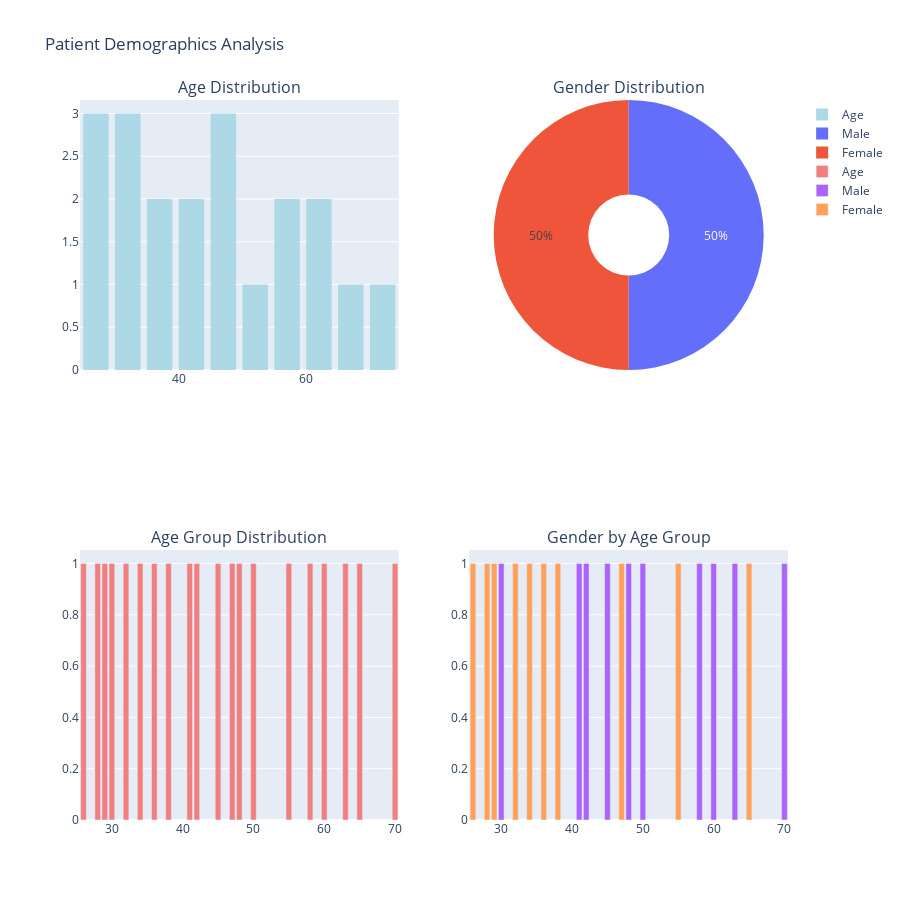

Notebook source saved alongside this figure:
### Code cell
# 4) Gender by Age Group
gender_age = df_clean.groupby(['Age', 'Gender']).size().reset_index(name='Count')
for gender in df_clean['Gender'].unique():
    data = gender_age[gender_age['Gender'] == gender]
    fig.add_trace(
        go.Bar(x=data['Age'], y=data['Count'], name=gender),
        row=2, col=2
    )

fig.update_layout(height=900, showlegend=True, title_text="Patient Demographics Analysis")
fig.show()

### Figure 1 — Plotly figure (JSON) as saved in the notebook; plotly's stock layout.template omitted (floating-point values rounded to 4 significant figures)
{"data": [{"marker": {"color": "lightblue"}, "name": "Age", "nbinsx": 20, "type": "histogram", "x": [45, 32, 60, 28, 50, 36, 42, 65, 30, 55, 48, 29, 70, 38, 41, 26, 58, 34, 63, 47], "xaxis": "x", "yaxis": "y"}, {"domain": {"x": [0.55, 1], "y": [0.625, 1]}, "hole": 0.3, "labels": ["Male", "Female"], "name": "Gender", "type": "pie", "values": [10, 10]}, {"marker": {"color": "lightcoral"}, "name": "Age", "type": "bar", "x": [26, 28, 29, 30, 32, 34, 36, 38, 41, 42, 45, 47, 48, 50, 55, 58, 60, 63, 65, 70], "xaxis": "x2", "y": [1, 1, 1, 1, 1, 1, 1, 1, 1, 1, 1, 1, 1, 1, 1, 1, 1, 1, 1, 1], "yaxis": "y2"}, {"name": "Male", "type": "bar", "x": [30, 41, 42, 45, 48, 50, 58, 60, 63, 70], "xaxis": "x3", "y": [1, 1, 1, 1, 1, 1, 1, 1, 1, 1], "yaxis": "y3"}, {"name": "Female", "type": "bar", "x": [26, 28, 29, 32, 34, 36, 38, 47, 55, 65], "xaxis": "x3", "y": [1, 1, 1, 1, 1, 1, 1, 1, 1, 1], "yaxis": "y3"}], "layout": {"annotations": [{"font": {"size": 16}, "showarrow": false, "text": "Age Distribution", "x": 0.225, "xanchor": "center", "xref": "paper", "y": 1, "yanchor": "bottom", "yref": "paper"}, {"font": {"size": 16}, "showarrow": false, "text": "Gender Distribution", "x": 0.775, "xanchor": "center", "xref": "paper", "y": 1, "yanchor": "bottom", "yref": "paper"}, {"font": {"size": 16}, "showarrow": false, "text": "Age Group Distribution", "x": 0.225, "xanchor": "center", "xref": "paper", "y": 0.375, "yanchor": "bottom", "yref": "paper"}, {"font": {"size": 16}, "showarrow": false, "text": "Gender by Age Group", "x": 0.775, "xanchor": "center", "xref": "paper", "y": 0.375, "yanchor": "bottom", "yref": "paper"}], "height": 900, "showlegend": true, "title": {"text": "Patient Demographics Analysis"}, "xaxis": {"anchor": "y", "domain": [0, 0.45]}, "xaxis2": {"anchor": "y2", "domain": [0, 0.45]}, "xaxis3": {"anchor": "y3", "domain": [0.55, 1]}, "yaxis": {"anchor": "x", "domain": [0.625, 1]}, "yaxis2": {"anchor": "x2", "domain": [0, 0.375]}, "yaxis3": {"anchor": "x3", "domain": [0, 0.375]}}}
